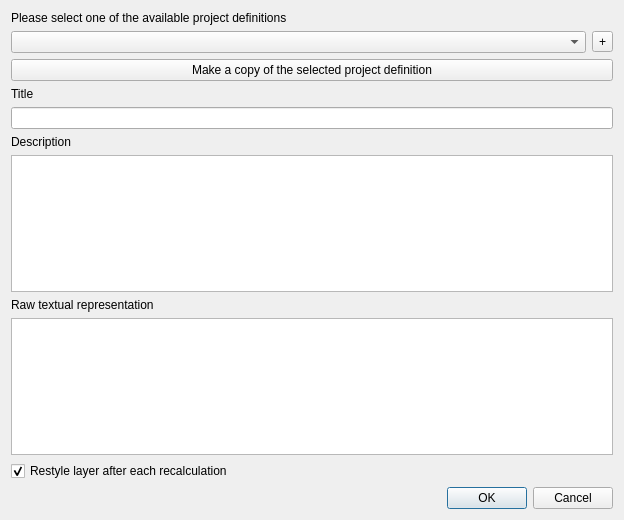
<?xml version="1.0" encoding="UTF-8"?>
<ui version="4.0">
 <class>ProjectsManagerDialog</class>
 <widget class="QDialog" name="ProjectsManagerDialog">
  <property name="geometry">
   <rect>
    <x>0</x>
    <y>0</y>
    <width>624</width>
    <height>520</height>
   </rect>
  </property>
  <property name="windowTitle">
   <string>Project definitions manager</string>
  </property>
  <property name="modal">
   <bool>true</bool>
  </property>
  <layout class="QGridLayout" name="gridLayout">
   <item row="9" column="0">
    <widget class="QLabel" name="label_2">
     <property name="text">
      <string>Title</string>
     </property>
    </widget>
   </item>
   <item row="16" column="0">
    <widget class="QDialogButtonBox" name="buttonBox">
     <property name="orientation">
      <enum>Qt::Horizontal</enum>
     </property>
     <property name="standardButtons">
      <set>QDialogButtonBox::Cancel|QDialogButtonBox::Ok</set>
     </property>
    </widget>
   </item>
   <item row="11" column="0">
    <widget class="QLabel" name="label_3">
     <property name="text">
      <string>Description</string>
     </property>
    </widget>
   </item>
   <item row="13" column="0">
    <widget class="QLabel" name="label_4">
     <property name="text">
      <string>Raw textual representation</string>
     </property>
    </widget>
   </item>
   <item row="14" column="0">
    <widget class="QPlainTextEdit" name="proj_def_raw"/>
   </item>
   <item row="2" column="0">
    <layout class="QHBoxLayout" name="horizontalLayout">
     <property name="topMargin">
      <number>0</number>
     </property>
     <item>
      <widget class="QComboBox" name="proj_def_cbx"/>
     </item>
     <item>
      <widget class="QToolButton" name="add_proj_def_btn">
       <property name="text">
        <string>+</string>
       </property>
      </widget>
     </item>
    </layout>
   </item>
   <item row="0" column="0">
    <widget class="QLabel" name="label">
     <property name="text">
      <string>Please select one of the available project definitions</string>
     </property>
    </widget>
   </item>
   <item row="12" column="0">
    <widget class="QPlainTextEdit" name="proj_def_descr"/>
   </item>
   <item row="3" column="0">
    <widget class="QPushButton" name="clone_btn">
     <property name="text">
      <string>Make a copy of the selected project definition</string>
     </property>
    </widget>
   </item>
   <item row="10" column="0">
    <widget class="QLineEdit" name="proj_def_title"/>
   </item>
   <item row="15" column="0">
    <widget class="QCheckBox" name="force_restyle_ckb">
     <property name="text">
      <string>Restyle layer after each recalculation</string>
     </property>
     <property name="checked">
      <bool>true</bool>
     </property>
    </widget>
   </item>
  </layout>
 </widget>
 <resources/>
 <connections>
  <connection>
   <sender>buttonBox</sender>
   <signal>accepted()</signal>
   <receiver>ProjectsManagerDialog</receiver>
   <slot>accept()</slot>
   <hints>
    <hint type="sourcelabel">
     <x>248</x>
     <y>254</y>
    </hint>
    <hint type="destinationlabel">
     <x>157</x>
     <y>274</y>
    </hint>
   </hints>
  </connection>
  <connection>
   <sender>buttonBox</sender>
   <signal>rejected()</signal>
   <receiver>ProjectsManagerDialog</receiver>
   <slot>reject()</slot>
   <hints>
    <hint type="sourcelabel">
     <x>316</x>
     <y>260</y>
    </hint>
    <hint type="destinationlabel">
     <x>286</x>
     <y>274</y>
    </hint>
   </hints>
  </connection>
 </connections>
</ui>
